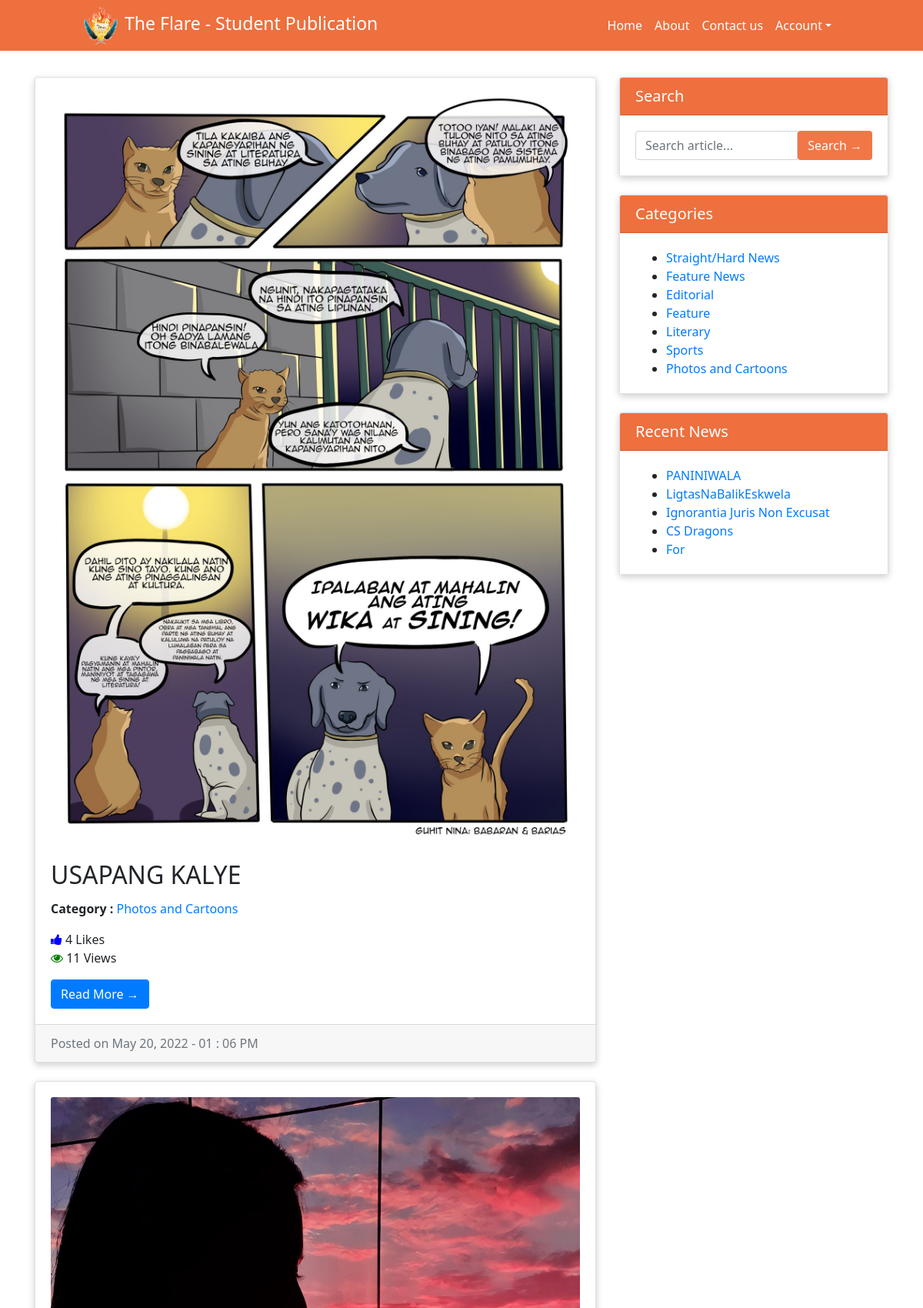
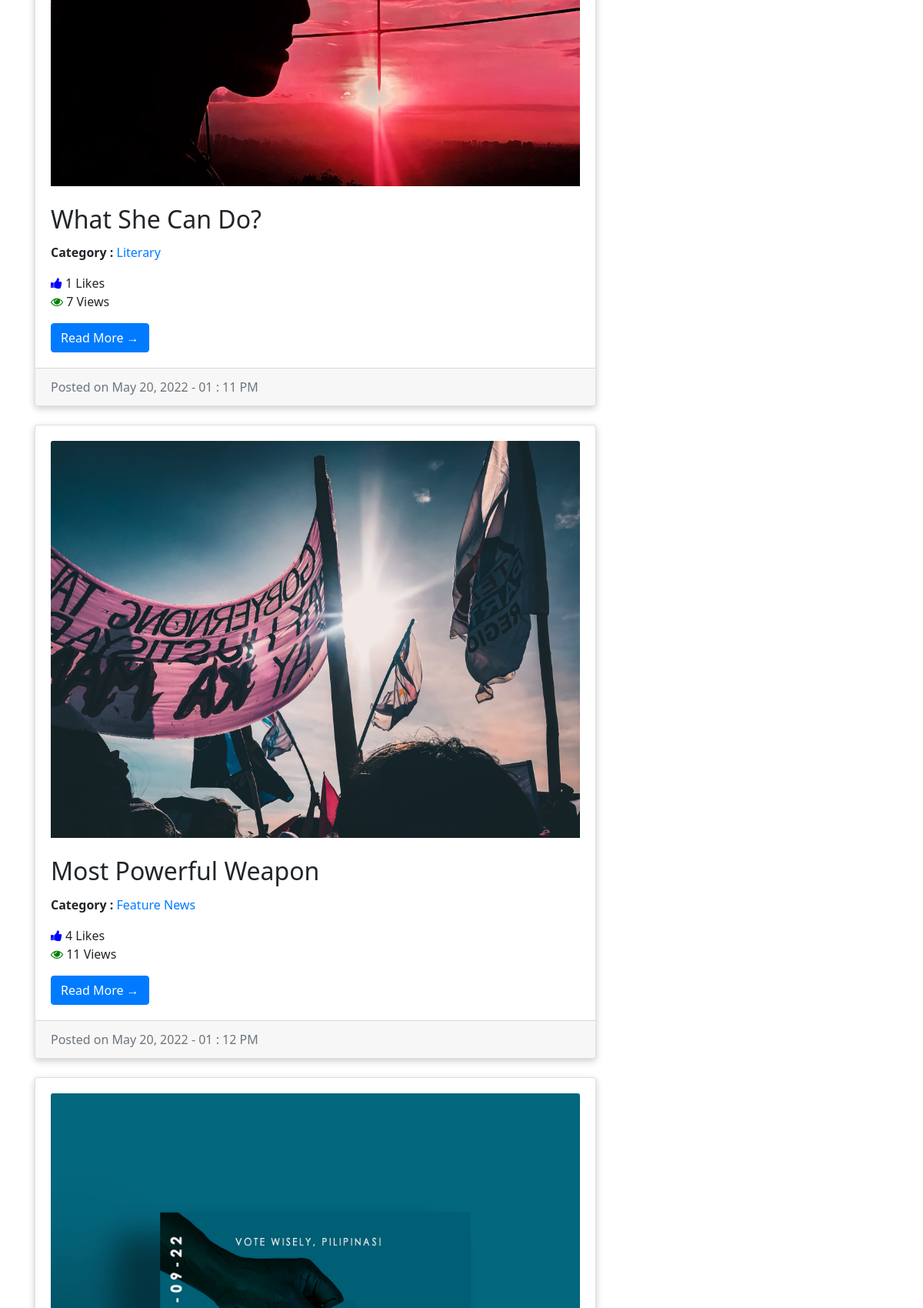
Screenshot of /search.php (signed in, upper part) with the database file from the repository (2 pictures, top to bottom).
### tables this page shows
CREATE TABLE `tblposts` (
  `id` int(11) NOT NULL,
  `PostTitle` varchar(250) DEFAULT NULL,
  `CategoryId` int(11) DEFAULT NULL,
  `PostDetails` longtext DEFAULT NULL,
  `PostingDate` datetime DEFAULT NULL,
  `UpdationDate` datetime DEFAULT NULL,
  `PostUrl` mediumtext DEFAULT NULL,
  `PostImage` varchar(255) DEFAULT NULL,
  `Is_Active` int(1) DEFAULT NULL
);

CREATE TABLE `tblcategory` (
  `id` int(11) NOT NULL,
  `CategoryName` varchar(250) DEFAULT NULL,
  `Description` mediumtext DEFAULT NULL,
  `PostingDate` datetime DEFAULT NULL,
  `UpdationDate` datetime DEFAULT NULL,
  `Is_Active` int(1) DEFAULT NULL
);

### search.php (the view, shortened to what this page needs)
<?php
include('includes/config.php');
if (isset($_SESSION['uid']) && isset($_SESSION['uname']) && isset($_SESSION['email'])) {
?>
  <!DOCTYPE html>
  <html lang="en">
  <head>
    <link href="vendor/bootstrap/css/bootstrap.min.css" rel="stylesheet">
    <link href="css/main.css" rel="stylesheet">
  </head>
  <body>
    <?php include('includes/header.php'); ?>
    <div class="container">
      <div class="row" style="margin-top: 4%">
        <div class="col-md-8">
          <?php
          if (isset($_GET['pageno'])) {
            $pageno = $_GET['pageno'];
          } else {
            $pageno = 1;
          }
          $no_of_records_per_page = 8;
          $offset = ($pageno - 1) * $no_of_records_per_page;
          $query = mysqli_query($con, "SELECT tblposts.id as pid, tblposts.PostTitle as posttitle, tblcategory.CategoryName as category, tblposts.PostDetails as postdetails, tblposts.PostingDate as postingdate, tblposts.PostUrl as url, tblposts.PostImage as PostImage FROM tblposts left join tblcategory on tblcategory.id=tblposts.CategoryId WHERE tblposts.PostTitle like '%$st%' and tblposts.Is_Active=1 LIMIT $offset, $no_of_records_per_page");
          $rowcount = mysqli_num_rows($query);
          if ($rowcount == 0) {
            echo "No record found";
          } else {
            while ($row = mysqli_fetch_array($query)) {
          ?>
              <div class="card mb-4" style="box-shadow: 0 3px 10px rgb(0 0 0 / 0.2);">
                <div class="card-body">
                  <img class="card-img-top" src="admin/postimages/<?php echo htmlentities($row['PostImage']); ?>" alt="<?php echo htmlentities($row['posttitle']); ?>">
                  <br><br>
                  <h2 class="card-title"><?php echo htmlentities($row['posttitle']); ?></h2>
                  <p><b>Category : </b> <a href="category.php?catid=<?php echo htmlentities($row['cid']) ?>"><?php echo htmlentities($row['category']); ?></a> </p>
                  <?php
                  $postid = $row['pid'];
                  $numberoflikes = mysqli_query($con, "SELECT COUNT(id) AS likes FROM tbllikes WHERE postid = $postid");
                  $nrow = mysqli_fetch_array($numberoflikes);
                  $nlikes = $nrow['likes'];
                  $numberofviews = mysqli_query($con, "SELECT COUNT(id) AS views FROM tblviews WHERE postid = $postid");
                  $mrow = mysqli_fetch_array($numberofviews);
                  $nviews = $mrow['views'];
                  ?>
                  <p>
                    <i class="fa fa-thumbs-up" style="color: blue;"></i>&nbsp;<?php echo $nlikes; ?> Likes <br>
                    <i class="fa fa-eye" style="color: green;"></i>&nbsp;<?php echo $nviews ?> Views
                  </p>
                  <a href="news-details.php?nid=<?php echo htmlentities($row['pid']) ?>" class="btn btn-primary">Read More &rarr;</a>
                </div>
                <div class="card-footer text-muted">
                  Posted on
                  <?php
                  echo date('F d, Y - h : i A ', strtotime($row['postingdate']));
                  ?>
                </div>
              </div>
            <?php } ?>
          <?php } ?>
        </div>
        <?php include('includes/sidebar.php'); ?>
      </div>
  </body>
  </html>
<?php
} else {
  header("Location: index.php");
  exit();
}
?>

### includes/sidebar.php (shortened to what this page needs)
<div class="col-md-4 sidebar">
  <div class="card mb-4" style="box-shadow: 0 3px 10px rgb(0 0 0 / 0.2);">
    <h5 class="card-header" style="background-color: #ed703e; color: #fff;">Search</h5>
    <div class="card-body" style="background-color: #fff;">
      <form name="search" action="search.php" method="post">
        <div class="input-group">
          <input type="text" name="searchtitle" class="form-control" placeholder="Search article..." autocomplete="off" required>
          <span class="input-group-btn">
            <button class="btn btn-orange" type="submit">Search &rarr;</button>
          </span>
      </form>
    </div>
  </div>
</div>
<div class="card my-4" style="box-shadow: 0 3px 10px rgb(0 0 0 / 0.2);">
  <h5 class="card-header" style="background-color: #ed703e; color: #fff;">Categories</h5>
  <div class="card-body" style="background-color: #fff;">
    <div class="row">
      <div class="col-lg-12">
        <ul class="mb-0">
          <?php $query = mysqli_query($con, "select id,CategoryName from tblcategory where is_active = 1");
          while ($row = mysqli_fetch_array($query)) {
          ?>
            <li>
              <a href="category.php?catid=<?php echo htmlentities($row['id']) ?>"><?php echo htmlentities($row['CategoryName']); ?></a>
            </li>
          <?php } ?>
        </ul>
      </div>
    </div>
  </div>
</div>
<div class="card my-4" style="box-shadow: 0 3px 10px rgb(0 0 0 / 0.2);">
  <h5 class="card-header" style="background-color: #ed703e; color: #fff;">Recent News</h5>
  <div class="card-body" style="background-color: #fff;">
    <ul class="mb-0">
      <?php
      $query = mysqli_query($con, "SELECT tblposts.id as pid, tblposts.PostTitle as posttitle FROM tblposts left join tblcategory on tblcategory.id=tblposts.CategoryId WHERE tblposts.Is_Active = 1  ORDER BY tblposts.PostingDate DESC limit 5;");
      while ($row = mysqli_fetch_array($query)) {
      ?>
        <li>
          <a href="news-details.php?nid=<?php echo htmlentities($row['pid']) ?>"><?php echo htmlentities($row['posttitle']); ?></a>
        </li>
      <?php } ?>
    </ul>
  </div>
</div>
</div>

### css/main.css (style rules this page uses)
* { font-family: 'Segoe UI', Tahoma, Geneva, Verdana, sans-serif; }
body { padding-top: 54px; }
@media (min-width: 992px) { body { padding-top: 56px; } }

### includes/sidebar.php (style rules this page uses)
.btn-orange { background-color: #f27746 !important; color: #fff; }

### rows the page displays
tblposts: PostImage (picture), PostTitle "USAPANG KALYE", CategoryId.CategoryName "Photos and Cartoons", nlikes "4", nviews "11", PostingDate "May 20, 2022 - 01 : 06 PM"
tblposts: PostImage (picture), PostTitle "What She Can Do?", CategoryId.CategoryName "Literary", nlikes "1", nviews "7", PostingDate "May 20, 2022 - 01 : 11 PM"
tblposts: PostImage (picture), PostTitle "Most Powerful Weapon", CategoryId.CategoryName "Feature News", nlikes "4", nviews "11", PostingDate "May 20, 2022 - 01 : 12 PM"
tblposts: PostImage (picture)
tblcategory: CategoryName "Straight/Hard News"
tblcategory: CategoryName "Feature News"
tblcategory: CategoryName "Editorial"
tblcategory: CategoryName "Feature"
tblcategory: CategoryName "Literary"
tblcategory: CategoryName "Sports"
tblcategory: CategoryName "Photos and Cartoons"
tblposts: PostTitle "PANINIWALA"
tblposts: PostTitle "LigtasNaBalikEskwela"
tblposts: PostTitle "Ignorantia Juris Non Excusat"
tblposts: PostTitle "CS Dragons"
tblposts: PostTitle "For"
